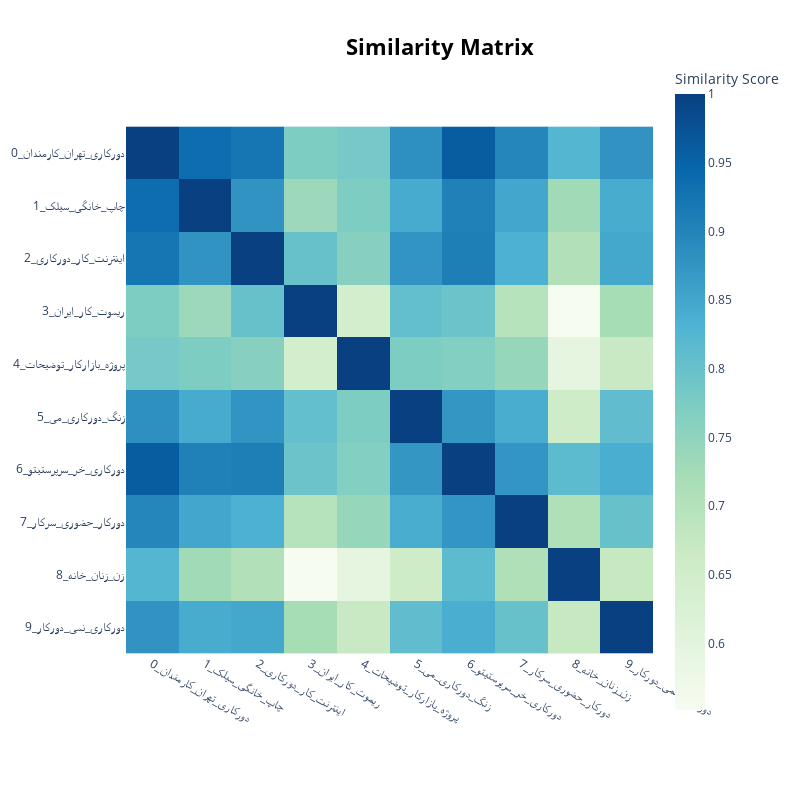

This figure's notebook cell:
### Code cell
topic_model.visualize_heatmap()

### Figure 1 — Plotly figure (JSON) as saved in the notebook; plotly's stock layout.template omitted (floating-point values rounded to 4 significant figures)
{"data": [{"coloraxis": "coloraxis", "hovertemplate": "x: %{x}<br>y: %{y}<br>Similarity Score: %{z}<extra></extra>", "name": "0", "type": "heatmap", "x": ["0_دورکاری_تهران_کارمندان", "1_چاپ_خانگی_سیلک", "2_اینترنت_کار_دورکاری", "3_ریموت_کار_ایران", "4_پروژه_بازارکار_توضیحات", "5_زنگ_دورکاری_می", "6_دورکاری_خر_سرپرستیتو", "7_دورکار_حضوری_سرکار", "8_زن_زنان_خانه", "9_دورکاری_نمی_دورکار"], "xaxis": "x", "y": ["0_دورکاری_تهران_کارمندان", "1_چاپ_خانگی_سیلک", "2_اینترنت_کار_دورکاری", "3_ریموت_کار_ایران", "4_پروژه_بازارکار_توضیحات", "5_زنگ_دورکاری_می", "6_دورکاری_خر_سرپرستیتو", "7_دورکار_حضوری_سرکار", "8_زن_زنان_خانه", "9_دورکاری_نمی_دورکار"], "yaxis": "y", "z": [[1.0, 0.9354, 0.9216, 0.7725, 0.7819, 0.8828, 0.9602, 0.8969, 0.8243, 0.8774], [0.9354, 1.0, 0.8784, 0.7349, 0.7738, 0.8437, 0.9054, 0.8488, 0.7284, 0.8412], [0.9216, 0.8784, 1, 0.8004, 0.7613, 0.8762, 0.9083, 0.8344, 0.7061, 0.8472], [0.7725, 0.7349, 0.8004, 1.0, 0.645, 0.8054, 0.795, 0.6958, 0.5516, 0.7213], [0.7819, 0.7738, 0.7613, 0.645, 1, 0.7724, 0.7662, 0.7417, 0.5956, 0.6703], [0.8828, 0.8437, 0.8762, 0.8054, 0.7724, 1.0, 0.8739, 0.8402, 0.6584, 0.8084], [0.9602, 0.9054, 0.9083, 0.795, 0.7662, 0.8739, 1.0, 0.8746, 0.8146, 0.8386], [0.8969, 0.8488, 0.8344, 0.6958, 0.7417, 0.8402, 0.8746, 1.0, 0.7077, 0.8015], [0.8243, 0.7284, 0.7061, 0.5516, 0.5956, 0.6584, 0.8146, 0.7077, 1.0, 0.6736], [0.8774, 0.8412, 0.8472, 0.7213, 0.6703, 0.8084, 0.8386, 0.8015, 0.6736, 1.0]]}], "layout": {"coloraxis": {"colorbar": {"title": {"text": "Similarity Score"}}, "colorscale": [[0, "rgb(247,252,240)"], [0.125, "rgb(224,243,219)"], [0.25, "rgb(204,235,197)"], [0.375, "rgb(168,221,181)"], [0.5, "rgb(123,204,196)"], [0.625, "rgb(78,179,211)"], [0.75, "rgb(43,140,190)"], [0.875, "rgb(8,104,172)"], [1, "rgb(8,64,129)"]]}, "height": 800, "hoverlabel": {"bgcolor": "white", "font": {"family": "Rockwell", "size": 16}}, "legend": {"title": {"text": "Trend"}}, "margin": {"t": 60}, "showlegend": true, "title": {"font": {"color": "Black", "size": 22}, "text": "<b>Similarity Matrix", "x": 0.55, "xanchor": "center", "y": 0.95, "yanchor": "top"}, "width": 800, "xaxis": {"anchor": "y", "constrain": "domain", "domain": [0, 1], "scaleanchor": "y"}, "yaxis": {"anchor": "x", "autorange": "reversed", "constrain": "domain", "domain": [0, 1]}}}
